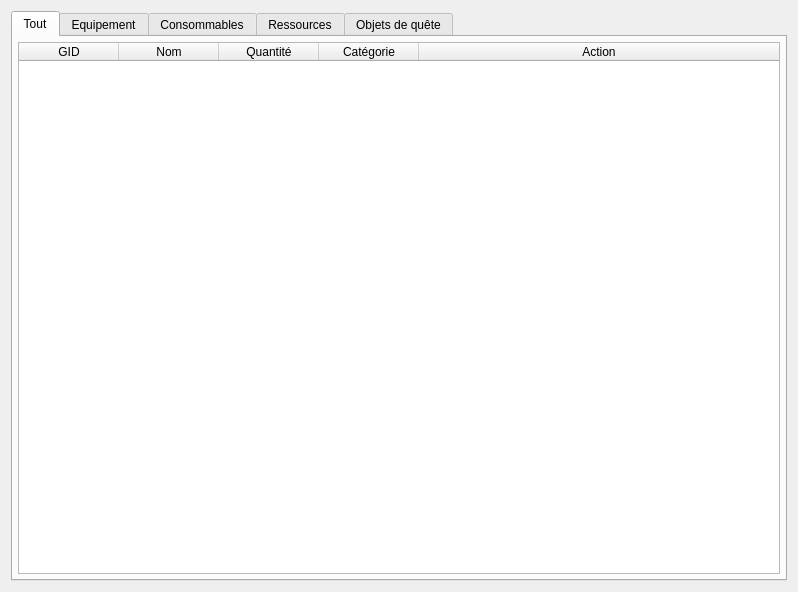
<?xml version="1.0" encoding="UTF-8"?>
<ui version="4.0">
 <class>DetailsInventory</class>
 <widget class="QWidget" name="DetailsInventory">
  <property name="geometry">
   <rect>
    <x>0</x>
    <y>0</y>
    <width>798</width>
    <height>592</height>
   </rect>
  </property>
  <property name="windowTitle">
   <string>Inventaire</string>
  </property>
  <layout class="QGridLayout" name="gridLayout">
   <item row="0" column="0">
    <widget class="QTabWidget" name="tabWidget">
     <property name="currentIndex">
      <number>0</number>
     </property>
     <widget class="QWidget" name="tabAll">
      <attribute name="icon">
       <iconset resource="../../resources/icons.qrc">
        <normaloff>:/icons/icons/inventory_all.png</normaloff>:/icons/icons/inventory_all.png</iconset>
      </attribute>
      <attribute name="title">
       <string>Tout</string>
      </attribute>
      <layout class="QGridLayout" name="gridLayout_6">
       <property name="leftMargin">
        <number>5</number>
       </property>
       <property name="topMargin">
        <number>5</number>
       </property>
       <property name="rightMargin">
        <number>5</number>
       </property>
       <property name="bottomMargin">
        <number>5</number>
       </property>
       <property name="spacing">
        <number>3</number>
       </property>
       <item row="0" column="0">
        <widget class="QTableWidget" name="tableWidget">
         <property name="sortingEnabled">
          <bool>true</bool>
         </property>
         <attribute name="horizontalHeaderStretchLastSection">
          <bool>true</bool>
         </attribute>
         <column>
          <property name="text">
           <string>GID</string>
          </property>
         </column>
         <column>
          <property name="text">
           <string>Nom</string>
          </property>
         </column>
         <column>
          <property name="text">
           <string>Quantité</string>
          </property>
         </column>
         <column>
          <property name="text">
           <string>Catégorie</string>
          </property>
         </column>
         <column>
          <property name="text">
           <string>Action</string>
          </property>
         </column>
        </widget>
       </item>
      </layout>
     </widget>
     <widget class="QWidget" name="tabEquipment">
      <attribute name="icon">
       <iconset resource="../../resources/icons.qrc">
        <normaloff>:/icons/icons/inventory_equipment.png</normaloff>:/icons/icons/inventory_equipment.png</iconset>
      </attribute>
      <attribute name="title">
       <string>Equipement</string>
      </attribute>
      <layout class="QGridLayout" name="gridLayout_5">
       <property name="leftMargin">
        <number>5</number>
       </property>
       <property name="topMargin">
        <number>5</number>
       </property>
       <property name="rightMargin">
        <number>5</number>
       </property>
       <property name="bottomMargin">
        <number>5</number>
       </property>
       <property name="spacing">
        <number>3</number>
       </property>
       <item row="0" column="0">
        <widget class="QTableWidget" name="tableWidget_2">
         <property name="sortingEnabled">
          <bool>true</bool>
         </property>
         <attribute name="horizontalHeaderStretchLastSection">
          <bool>true</bool>
         </attribute>
         <column>
          <property name="text">
           <string>GID</string>
          </property>
         </column>
         <column>
          <property name="text">
           <string>Nom</string>
          </property>
         </column>
         <column>
          <property name="text">
           <string>Quantité</string>
          </property>
         </column>
         <column>
          <property name="text">
           <string>Catégorie</string>
          </property>
         </column>
         <column>
          <property name="text">
           <string>Action</string>
          </property>
         </column>
        </widget>
       </item>
      </layout>
     </widget>
     <widget class="QWidget" name="tabUsable">
      <attribute name="icon">
       <iconset resource="../../resources/icons.qrc">
        <normaloff>:/icons/icons/inventory_consumable.png</normaloff>:/icons/icons/inventory_consumable.png</iconset>
      </attribute>
      <attribute name="title">
       <string>Consommables</string>
      </attribute>
      <layout class="QGridLayout" name="gridLayout_4">
       <property name="leftMargin">
        <number>5</number>
       </property>
       <property name="topMargin">
        <number>5</number>
       </property>
       <property name="rightMargin">
        <number>5</number>
       </property>
       <property name="bottomMargin">
        <number>5</number>
       </property>
       <property name="spacing">
        <number>3</number>
       </property>
       <item row="0" column="0">
        <widget class="QTableWidget" name="tableWidget_3">
         <property name="sortingEnabled">
          <bool>true</bool>
         </property>
         <attribute name="horizontalHeaderStretchLastSection">
          <bool>true</bool>
         </attribute>
         <column>
          <property name="text">
           <string>GID</string>
          </property>
         </column>
         <column>
          <property name="text">
           <string>Nom</string>
          </property>
         </column>
         <column>
          <property name="text">
           <string>Quantité</string>
          </property>
         </column>
         <column>
          <property name="text">
           <string>Catégorie</string>
          </property>
         </column>
         <column>
          <property name="text">
           <string>Action</string>
          </property>
         </column>
        </widget>
       </item>
      </layout>
     </widget>
     <widget class="QWidget" name="tabResources">
      <attribute name="icon">
       <iconset resource="../../resources/icons.qrc">
        <normaloff>:/icons/icons/inventory_resources.png</normaloff>:/icons/icons/inventory_resources.png</iconset>
      </attribute>
      <attribute name="title">
       <string>Ressources</string>
      </attribute>
      <layout class="QGridLayout" name="gridLayout_3">
       <property name="leftMargin">
        <number>5</number>
       </property>
       <property name="topMargin">
        <number>5</number>
       </property>
       <property name="rightMargin">
        <number>5</number>
       </property>
       <property name="bottomMargin">
        <number>5</number>
       </property>
       <property name="spacing">
        <number>3</number>
       </property>
       <item row="0" column="0">
        <widget class="QTableWidget" name="tableWidget_4">
         <property name="sortingEnabled">
          <bool>true</bool>
         </property>
         <attribute name="horizontalHeaderStretchLastSection">
          <bool>true</bool>
         </attribute>
         <column>
          <property name="text">
           <string>GID</string>
          </property>
         </column>
         <column>
          <property name="text">
           <string>Nom</string>
          </property>
         </column>
         <column>
          <property name="text">
           <string>Quantité</string>
          </property>
         </column>
         <column>
          <property name="text">
           <string>Catégorie</string>
          </property>
         </column>
         <column>
          <property name="text">
           <string>Action</string>
          </property>
         </column>
        </widget>
       </item>
      </layout>
     </widget>
     <widget class="QWidget" name="tabQuestItems">
      <attribute name="icon">
       <iconset resource="../../resources/icons.qrc">
        <normaloff>:/icons/icons/inventory_quest.png</normaloff>:/icons/icons/inventory_quest.png</iconset>
      </attribute>
      <attribute name="title">
       <string>Objets de quête</string>
      </attribute>
      <layout class="QGridLayout" name="gridLayout_2">
       <property name="leftMargin">
        <number>5</number>
       </property>
       <property name="topMargin">
        <number>5</number>
       </property>
       <property name="rightMargin">
        <number>5</number>
       </property>
       <property name="bottomMargin">
        <number>5</number>
       </property>
       <property name="spacing">
        <number>3</number>
       </property>
       <item row="0" column="0">
        <widget class="QTableWidget" name="tableWidget_5">
         <property name="sortingEnabled">
          <bool>true</bool>
         </property>
         <attribute name="horizontalHeaderStretchLastSection">
          <bool>true</bool>
         </attribute>
         <column>
          <property name="text">
           <string>GID</string>
          </property>
         </column>
         <column>
          <property name="text">
           <string>Nom</string>
          </property>
         </column>
         <column>
          <property name="text">
           <string>Quantité</string>
          </property>
         </column>
         <column>
          <property name="text">
           <string>Catégorie</string>
          </property>
         </column>
        </widget>
       </item>
      </layout>
     </widget>
    </widget>
   </item>
  </layout>
 </widget>
 <resources>
  <include location="../../resources/icons.qrc"/>
 </resources>
 <connections/>
</ui>
